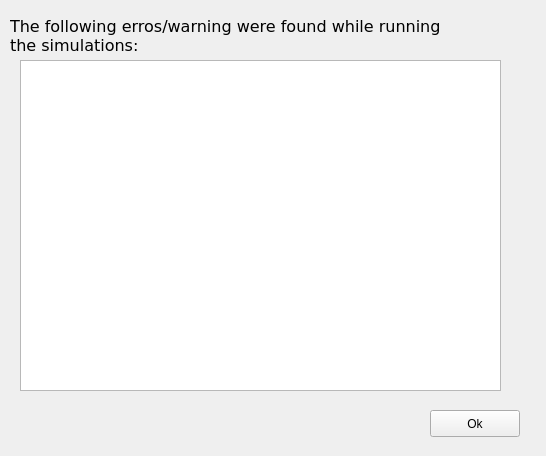
<?xml version="1.0" encoding="UTF-8"?>
<ui version="4.0">
 <class>Form</class>
 <widget class="QWidget" name="Form">
  <property name="geometry">
   <rect>
    <x>0</x>
    <y>0</y>
    <width>546</width>
    <height>456</height>
   </rect>
  </property>
  <property name="windowTitle">
   <string>Form</string>
  </property>
  <widget class="QPushButton" name="ok">
   <property name="geometry">
    <rect>
     <x>430</x>
     <y>410</y>
     <width>90</width>
     <height>27</height>
    </rect>
   </property>
   <property name="text">
    <string>Ok</string>
   </property>
  </widget>
  <widget class="QLabel" name="label">
   <property name="geometry">
    <rect>
     <x>10</x>
     <y>10</y>
     <width>441</width>
     <height>51</height>
    </rect>
   </property>
   <property name="font">
    <font>
     <family>DejaVu Sans</family>
     <pointsize>12</pointsize>
    </font>
   </property>
   <property name="text">
    <string>The following erros/warning were found while running the simulations:</string>
   </property>
   <property name="wordWrap">
    <bool>true</bool>
   </property>
  </widget>
  <widget class="QTextEdit" name="text">
   <property name="geometry">
    <rect>
     <x>20</x>
     <y>60</y>
     <width>481</width>
     <height>331</height>
    </rect>
   </property>
   <property name="font">
    <font>
     <family>Monospace</family>
    </font>
   </property>
  </widget>
 </widget>
 <resources/>
 <connections/>
</ui>
